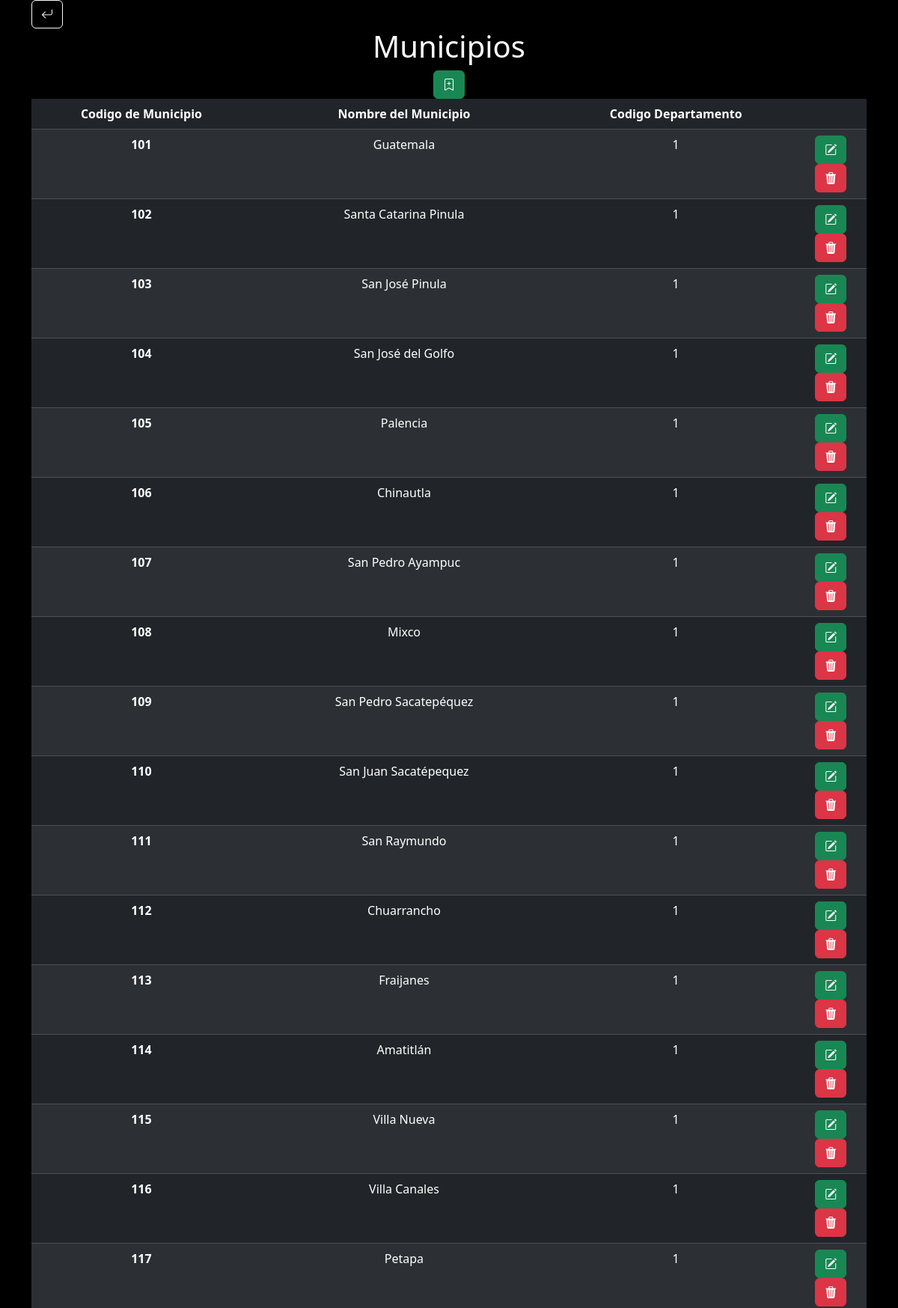
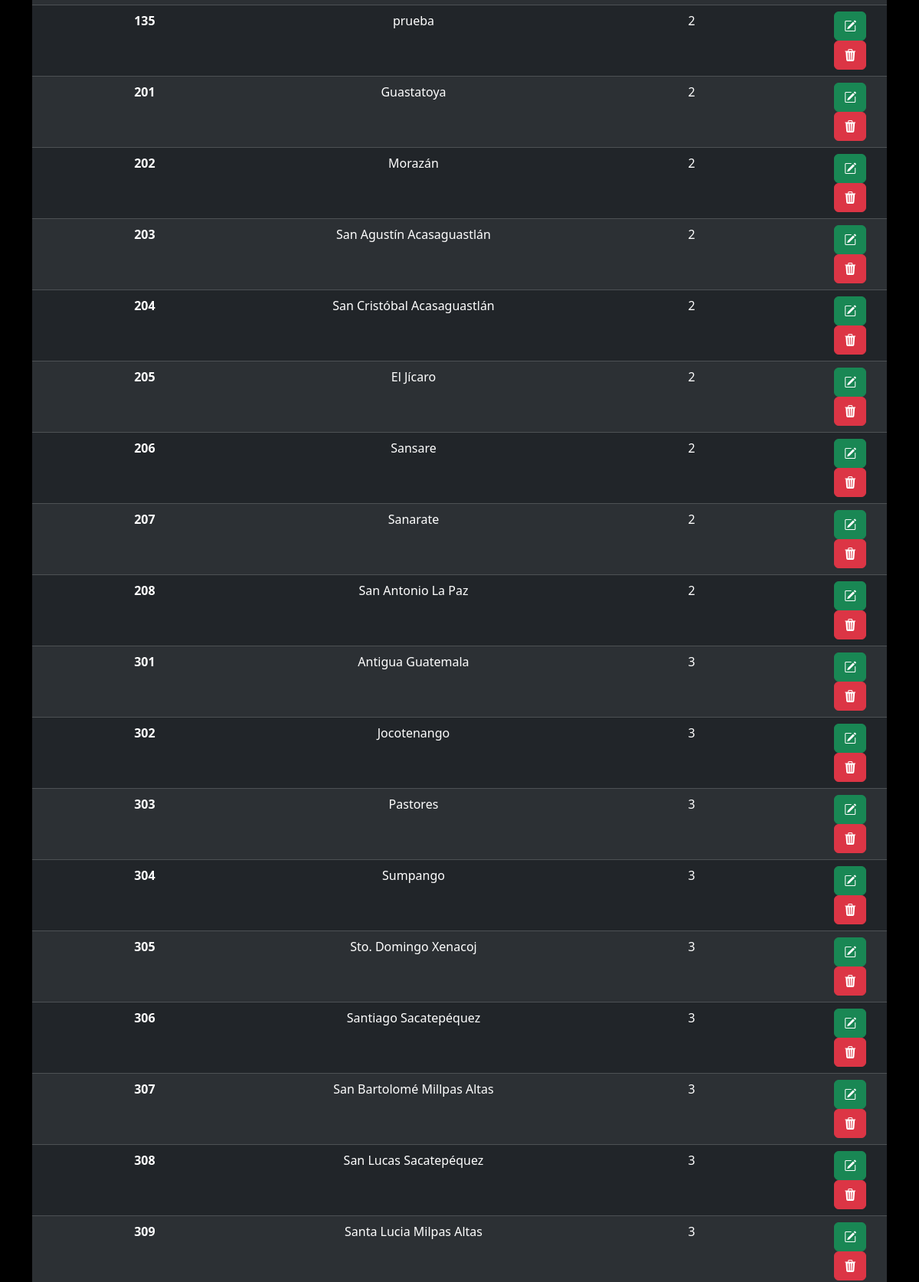
The app's page /vistas/municipios.php (upper part) with its own data (2 pictures, top to bottom).
### tables this page shows
CREATE TABLE `municipios` (
  `cod_muni` int(4) NOT NULL,
  `nombre_municipio` varchar(50) DEFAULT NULL,
  `cod_depto` int(2) DEFAULT NULL
);

### vistas/municipios.php (the view, shortened to what this page needs)
<!DOCTYPE html>
<html lang="en">
<head>
    <link href="https://cdn.jsdelivr.net/npm/bootstrap@5.3.6/dist/css/bootstrap.min.css" rel="stylesheet">
    <link rel="stylesheet" href="https://cdn.jsdelivr.net/npm/bootstrap-icons@1.13.1/font/bootstrap-icons.min.css">
    <link rel="stylesheet" href="https://cdn.jsdelivr.net/npm/@animxyz/core">
    <link rel="stylesheet" href="..//css/styles.css">
</head>
<body>
    <div class="container">
        <div class="row">
            <div class="col-3 square xyz-in" xyz="duration-20 ease-in-out-back flip-up-100% iterate-infinite">
                <a href="../menu.php" class="btn btn-outline-light">
                    <i class="bi bi-arrow-return-left"></i>
                </a>
            </div>
        </div>
    </div>
    <main>
        <div class="container text-center">
            <h1 class="color_blanco_de_letra">Municipios</h1>
            <button type="button" class="btn btn-primary btn btn-success" data-bs-toggle="modal" data-bs-target="#exampleModal"><i class="bi bi-bookmark-plus"></i></button>
            <div class="row">
                <div class="col-12">
                    <table class="table table-dark table-striped table-responsive square xyz-in" xyz="small-100% origin-top">
                        <thead>
                            <tr>
                                <th scope="col">Codigo de Municipio</th>
                                <th scope="col">Nombre del Municipio</th>
                                <th scope="col">Codigo Departamento</th>
                                <th></th>
                            </tr>
                        </thead>
                        <tbody>
                            <?php
                            require_once("../procesos_crud/municipios_crud.php");
                            $sql = "SELECT * FROM municipios";
                            $ejecutar = mysqli_query($conexion, $sql);
                            while ($resultado = mysqli_fetch_assoc($ejecutar)) { ?>
                                <tr>
                                    <th scope="row"><?= $resultado['cod_muni']; ?></th>
                                    <td><?= $resultado['nombre_municipio']; ?></td>
                                    <td><?= $resultado['cod_depto']; ?></td>
                                    <td>
                                        <form action="../forms/form_municipios_editar.php" method="post">
                                            <button type="submit" name="btn_editar_municipio" id="btn_editar_municipio" class="btn btn-success"><i class="bi bi-pencil-square"></i></button>
                                        </form>
                                        <form action="municipios.php" method="post">
                                            <button type="submit" class="btn btn-danger" name="btn_eliminar_municipio" id="btn_eliminar_municipio"><i class="bi bi-trash3-fill"></i></button>
                                        </form>
                                    </td>
                                </tr>
                            <?php } ?>
                        </tbody>
                    </table>
                </div>
            </div>
        </div>
    </main>
</body>
</html>

### css/styles.css (style rules this page uses)
html, body { height: 100%; margin: 0; padding: 0; }
body { margin: 0; background: linear-gradient(153deg, rgba(0, 0, 0, 1) 42%, rgba(101, 75, 171, 1) 54%, rgba(86, 47, 194, 1) 65%, rgba(72, 65, 117, 1) 75%, rgba(91, 59, 179, 1) 86%, rgba(75, 19, 232, 1) 100%); background-size: 400% 400%; background-repeat: no-repeat; background-attachment: fixed; min-height: 100%; animation: gradientAnimation 15s ease infinite; }
.color_blanco_de_letra { color: white; }

### records on screen
municipios: cod_muni "101", nombre_municipio "Guatemala", cod_depto "1"
municipios: cod_muni "102", nombre_municipio "Santa Catarina Pinula", cod_depto "1"
municipios: cod_muni "103", nombre_municipio "San José Pinula", cod_depto "1"
municipios: cod_muni "104", nombre_municipio "San José del Golfo", cod_depto "1"
municipios: cod_muni "105", nombre_municipio "Palencia", cod_depto "1"
municipios: cod_muni "106", nombre_municipio "Chinautla", cod_depto "1"
municipios: cod_muni "107", nombre_municipio "San Pedro Ayampuc", cod_depto "1"
municipios: cod_muni "108", nombre_municipio "Mixco", cod_depto "1"
municipios: cod_muni "109", nombre_municipio "San Pedro Sacatepéquez", cod_depto "1"
municipios: cod_muni "110", nombre_municipio "San Juan Sacatépequez", cod_depto "1"
municipios: cod_muni "111", nombre_municipio "San Raymundo", cod_depto "1"
municipios: cod_muni "112", nombre_municipio "Chuarrancho", cod_depto "1"
municipios: cod_muni "113", nombre_municipio "Fraijanes", cod_depto "1"
municipios: cod_muni "114", nombre_municipio "Amatitlán", cod_depto "1"
municipios: cod_muni "115", nombre_municipio "Villa Nueva", cod_depto "1"
municipios: cod_muni "116", nombre_municipio "Villa Canales", cod_depto "1"
municipios: cod_muni "117", nombre_municipio "Petapa", cod_depto "1"
municipios: cod_muni "135", nombre_municipio "prueba", cod_depto "2"
municipios: cod_muni "201", nombre_municipio "Guastatoya", cod_depto "2"
municipios: cod_muni "202", nombre_municipio "Morazán", cod_depto "2"
municipios: cod_muni "203", nombre_municipio "San Agustín Acasaguastlán", cod_depto "2"
municipios: cod_muni "204", nombre_municipio "San Cristóbal Acasaguastlán", cod_depto "2"
municipios: cod_muni "205", nombre_municipio "El Jícaro", cod_depto "2"
municipios: cod_muni "206", nombre_municipio "Sansare", cod_depto "2"
municipios: cod_muni "207", nombre_municipio "Sanarate", cod_depto "2"
municipios: cod_muni "208", nombre_municipio "San Antonio La Paz", cod_depto "2"
municipios: cod_muni "301", nombre_municipio "Antigua Guatemala", cod_depto "3"
municipios: cod_muni "302", nombre_municipio "Jocotenango", cod_depto "3"
municipios: cod_muni "303", nombre_municipio "Pastores", cod_depto "3"
municipios: cod_muni "304", nombre_municipio "Sumpango", cod_depto "3"
municipios: cod_muni "305", nombre_municipio "Sto. Domingo Xenacoj", cod_depto "3"
municipios: cod_muni "306", nombre_municipio "Santiago Sacatepéquez", cod_depto "3"
municipios: cod_muni "307", nombre_municipio "San Bartolomé Millpas Altas", cod_depto "3"
municipios: cod_muni "308", nombre_municipio "San Lucas Sacatepéquez", cod_depto "3"
municipios: cod_muni "309", nombre_municipio "Santa Lucia Milpas Altas", cod_depto "3"
